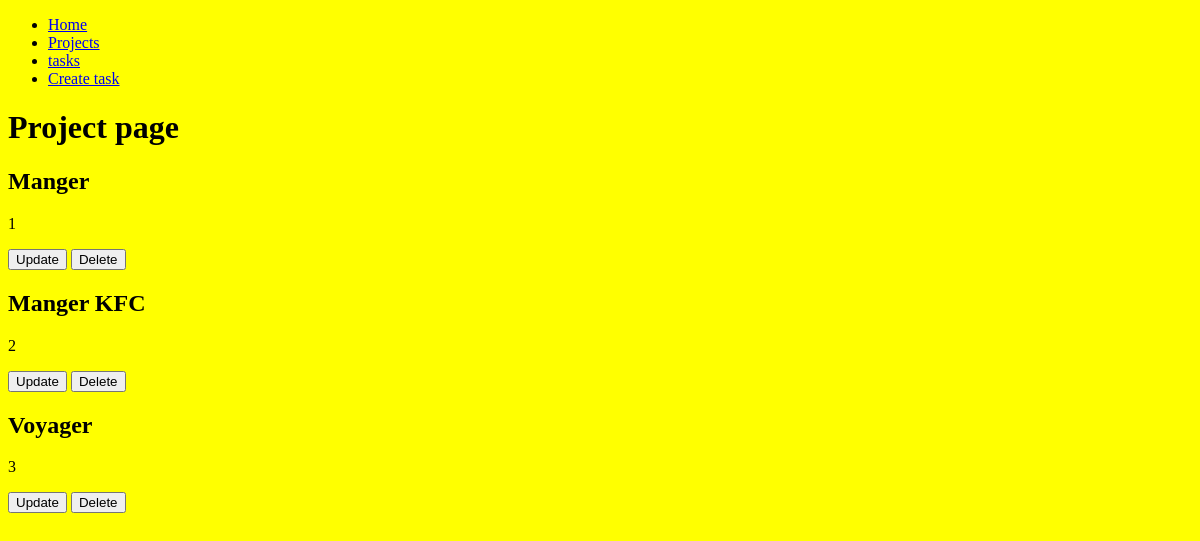
The app's page /projects/, older data.
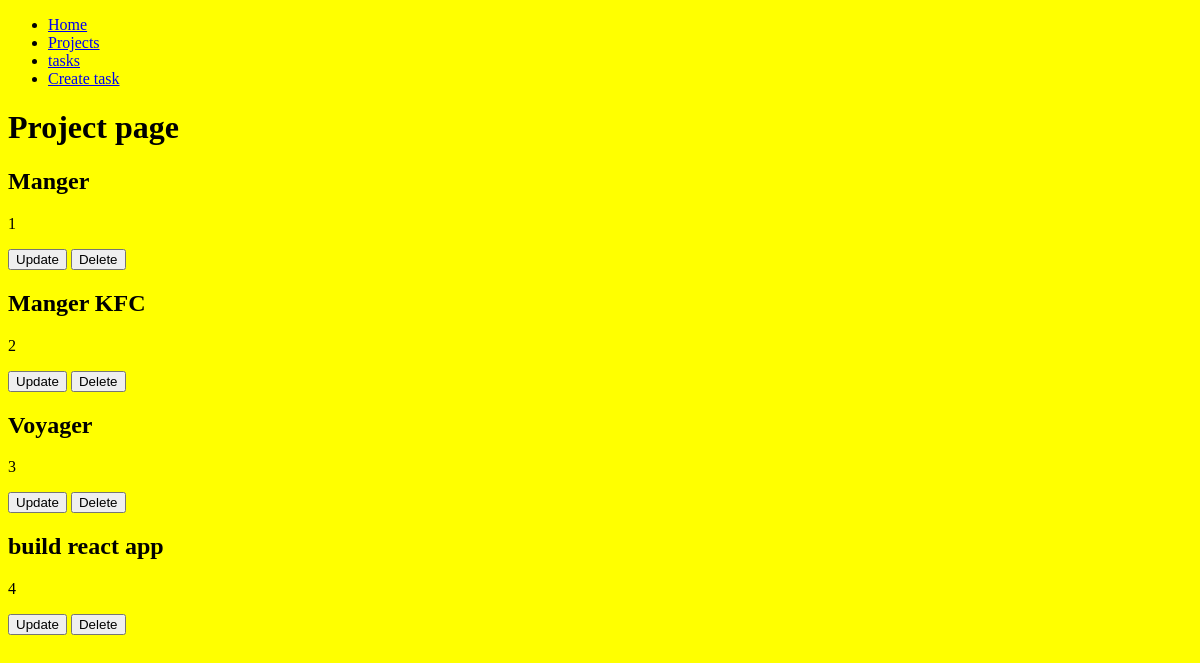
The same page, newer data.
### myapp/models.py (models this page shows, shortened)
class Project(models.Model):
    name = models.CharField(max_length=200)

### myapp/views.py (the view)
# urls.py: path('projects/', views.project, name="projects"),
def project(request):
    projects = Project.objects.all()
    return render(request, "projects.html", {
        "projects": projects
    })

### myapp/templates/projects.html (shortened to what this page needs)
<!DOCTYPE html>
<html lang="en">
<head>
</head>
<body>
    {% extends "layouts/base.html"%}
    {% block content %}
    <h1>Project page</h1>
    {% for project in projects %}
    <article>
        <h1>{{project.name}}</h1>
        <p>{{project.id}}</p>
        <button>Update</button>
        <button>Delete</button>
    </article>
    {% endfor %}
    {% endblock%}

Row changes from the older to the newer data that the page shows:
added Project: name "build react app", id "4"
